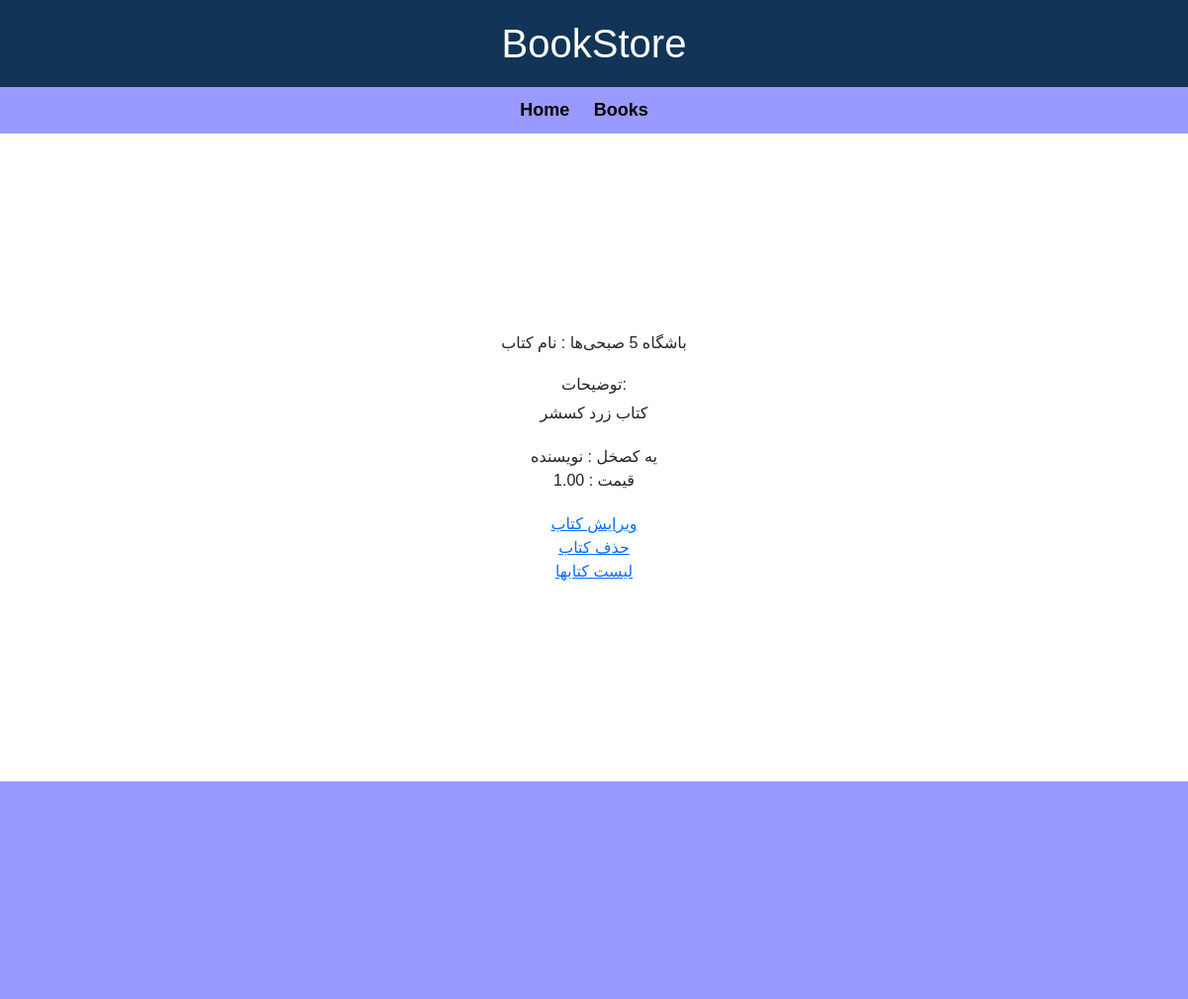
The page /books/2/ on the database its author committed.
### books/models.py (models this page shows, shortened)
class Book(models.Model):
    title = models.CharField(max_length=200)
    author = models.CharField(max_length=200)
    content = models.TextField()
    price = models.DecimalField(max_digits=6, decimal_places=2)

### books/views.py (the view)
# urls.py: path('<int:pk>/', views.BookDetailView.as_view(), name = 'book_detail'),
class BookDetailView(generic.DetailView):
    model = Book
    template_name = 'books/book_detail.html'

### books/templates/books/book_detail.html (shortened to what this page needs)
{% extends '_base.html'%}
{% block content %}
<p>{{book.title}} : نام کتاب</p>
<h6> توضیحات:</h6>
<p>{{book.content}}</p>
{{book.author}} : نویسنده
<br>
{{book.price}} : قیمت
<a href = "{% url 'book_update' book.id %}" > ویرایش کتاب</a>
<br>
<a href = "{% url 'book_delete' book.id %}" > حذف کتاب</a>
<br>
<a href = "{% url 'book_list' %}" > لیست کتابها </a>
{% endblock content %}

### templates/_base.html (style rules this page uses)
body { margin: 0; padding: 0; font-family: Arial, sans-serif; }
p { font-size: 16px; line-height: 1.5; margin-bottom: 20px; }

### rows shown on the page
Book: title "باشگاه 5 صبحی‌ها", content "کتاب زرد کسشر", author "یه کصخل", price "1.00"
